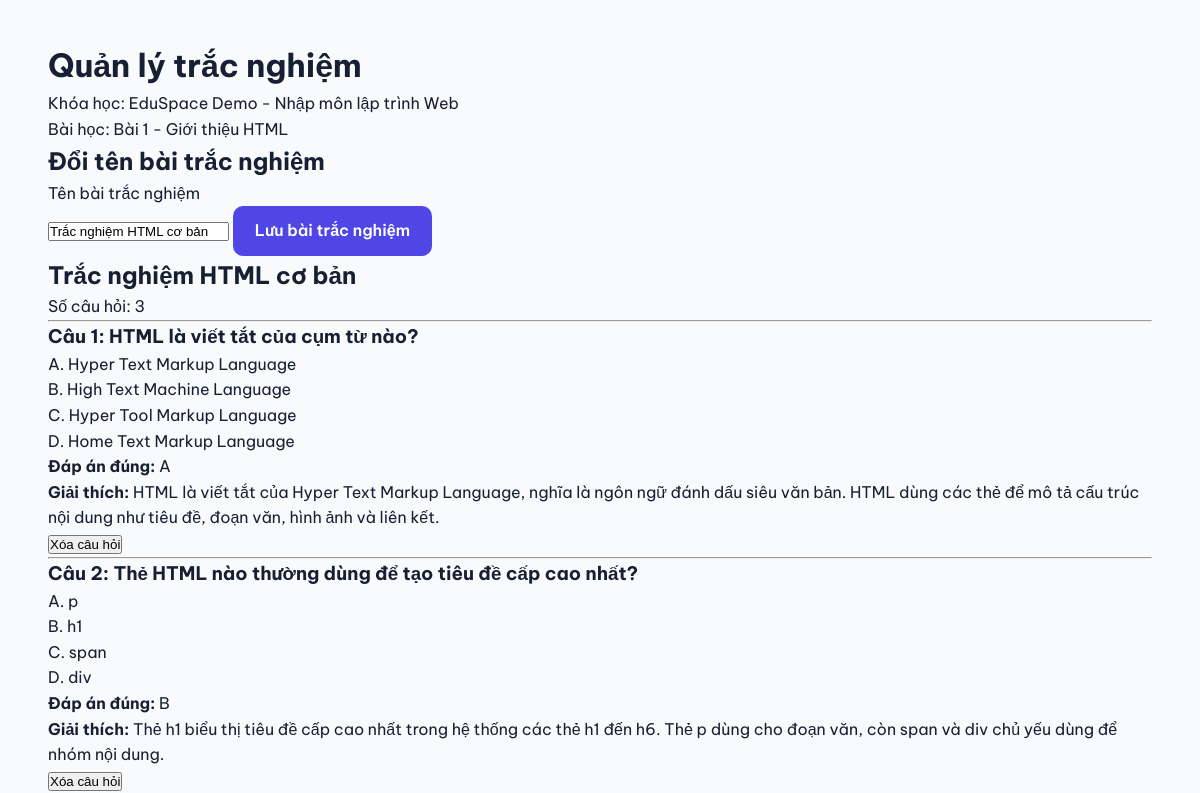
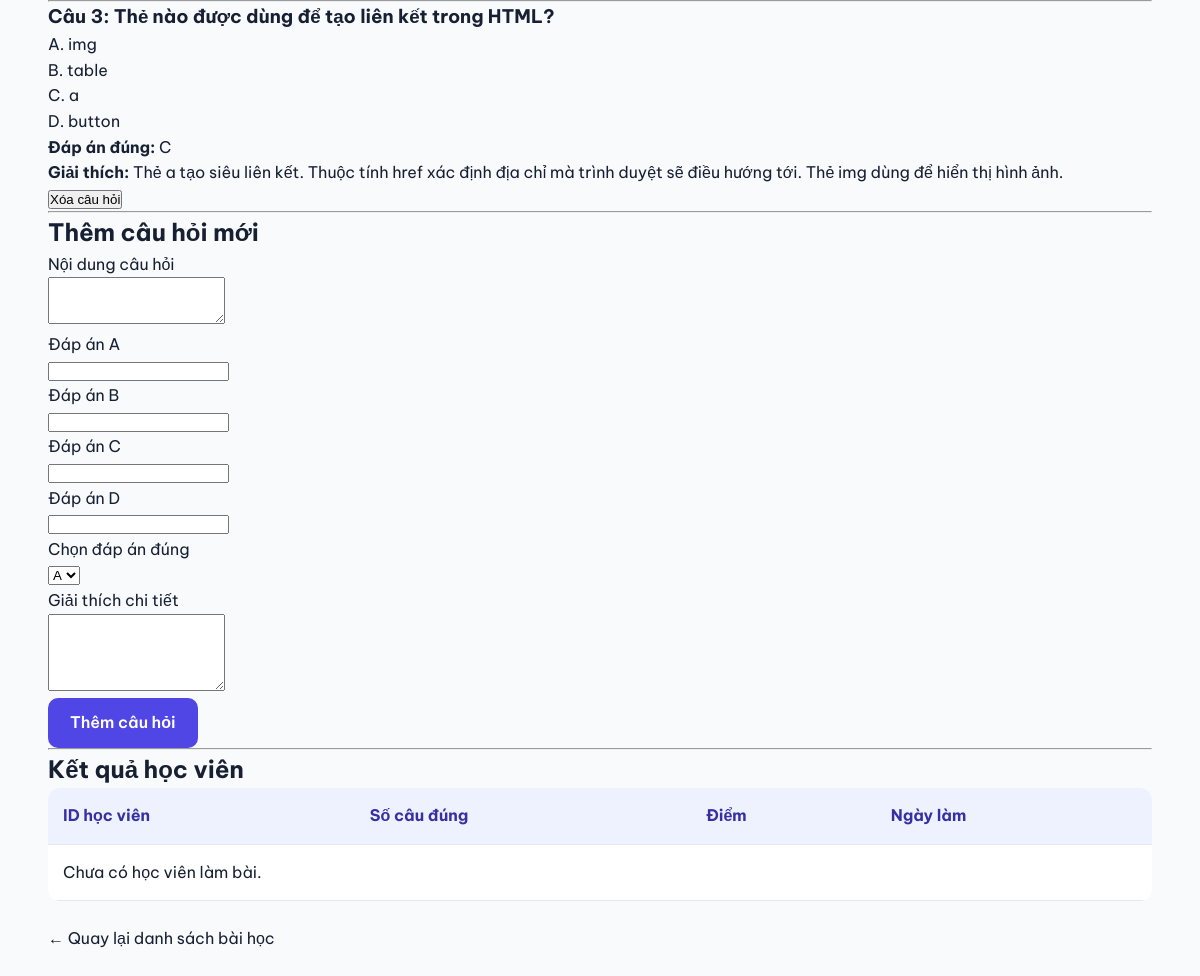
Page /teacher/quiz.php?lesson_id=10 (signed in) on the committed database (2 pictures, top to bottom).
### tables this page shows
CREATE TABLE `lessons` (
  `id` int(11) NOT NULL,
  `course_id` int(11) NOT NULL,
  `title` varchar(255) NOT NULL,
  `content` text DEFAULT NULL,
  `video_url` varchar(500) DEFAULT NULL,
  `lesson_order` int(11) NOT NULL DEFAULT 1,
  `created_at` timestamp NOT NULL DEFAULT current_timestamp()
);

CREATE TABLE `courses` (
  `id` int(11) NOT NULL,
  `teacher_id` int(11) DEFAULT NULL,
  `category` varchar(100) NOT NULL,
  `title` varchar(255) NOT NULL,
  `description` text DEFAULT NULL,
  `icon` varchar(20) DEFAULT '?',
  `color` varchar(20) DEFAULT 'blue',
  `students` int(11) DEFAULT 0,
  `teacher_name` varchar(100) DEFAULT NULL,
  `status` enum('draft','pending','approved','rejected') DEFAULT 'draft',
  `created_at` timestamp NOT NULL DEFAULT current_timestamp()
);

CREATE TABLE `quizzes` (
  `id` int(11) NOT NULL,
  `lesson_id` int(11) NOT NULL,
  `title` varchar(255) NOT NULL,
  `created_at` timestamp NOT NULL DEFAULT current_timestamp()
);

CREATE TABLE `quiz_questions` (
  `id` int(11) NOT NULL,
  `quiz_id` int(11) NOT NULL,
  `question_text` text NOT NULL,
  `option_a` text NOT NULL,
  `option_b` text NOT NULL,
  `option_c` text NOT NULL,
  `option_d` text NOT NULL,
  `correct_answer` enum('A','B','C','D') NOT NULL,
  `explanation` text NOT NULL,
  `question_order` int(11) NOT NULL DEFAULT 1
);

### teacher/quiz.php (the view, shortened to what this page needs)
<?php
require_once __DIR__ . "/../includes/auth.php";
$lessonId = filter_input(
    INPUT_GET, "lesson_id", FILTER_VALIDATE_INT
);
$teacherId = (int)$_SESSION["user_id"];
$stmt = $pdo->prepare(
    "SELECT l.id, l.title AS lesson_title,
            l.course_id, c.title AS course_title,
            c.status
     FROM lessons l
     JOIN courses c ON c.id = l.course_id
     WHERE l.id = ? AND c.teacher_id = ?
     LIMIT 1"
);
$stmt->execute([$lessonId, $teacherId]);
$lesson = $stmt->fetch(PDO::FETCH_ASSOC);
$courseId = (int)$lesson["course_id"];
$canEdit = in_array(
    $lesson["status"], ["draft", "rejected"], true
);
function e($value) {
    return htmlspecialchars(
        (string)$value, ENT_QUOTES, "UTF-8"
    );
}
$stmt = $pdo->prepare(
    "SELECT * FROM quizzes WHERE lesson_id = ?"
);
$stmt->execute([$lessonId]);
$quiz = $stmt->fetch(PDO::FETCH_ASSOC);
$questions = [];
$attempts = [];
if ($quiz) {
    $quizId = (int)$quiz["id"];
    $stmt = $pdo->prepare(
        "SELECT * FROM quiz_questions
         WHERE quiz_id = ?
         ORDER BY question_order ASC, id ASC"
    );
    $stmt->execute([$quizId]);
    $questions = $stmt->fetchAll(PDO::FETCH_ASSOC);
    $stmt = $pdo->prepare(
        "SELECT student_id, score, correct_count,
                total_questions, submitted_at
         FROM quiz_attempts
         WHERE quiz_id = ?
         ORDER BY submitted_at DESC, id DESC"
    );
    $stmt->execute([$quizId]);
    $attempts = $stmt->fetchAll(PDO::FETCH_ASSOC);
}
?>
<!DOCTYPE html>
<html lang="vi">
<head>
<link rel="stylesheet" href="../assets/css/style.css">
</head>
<body>
<div class="container" style="padding:40px 0">
<h1>Quản lý trắc nghiệm</h1>
<p>Khóa học: <?= e($lesson["course_title"]) ?></p>
<p>Bài học: <?= e($lesson["lesson_title"]) ?></p>
<?php if ($canEdit): ?>
<h2><?= $quiz ? "Đổi tên bài trắc nghiệm" : "Tạo bài trắc nghiệm" ?></h2>
<form method="POST">
<p>Tên bài trắc nghiệm</p>
<input type="text" name="title" maxlength="255" required
 value="<?= e($quiz["title"] ?? "") ?>">
<button type="submit" class="btn btn-primary">
 Lưu bài trắc nghiệm
</button>
</form>
<?php endif; ?>
<?php if ($quiz): ?>
<h2><?= e($quiz["title"]) ?></h2>
<p>Số câu hỏi: <?= count($questions) ?></p>
<?php foreach ($questions as $index => $q): ?>
<hr>
<h3>
Câu <?= $index + 1 ?>:
<?= e($q["question_text"]) ?>
</h3>
<p>A. <?= e($q["option_a"]) ?></p>
<p>B. <?= e($q["option_b"]) ?></p>
<p>C. <?= e($q["option_c"]) ?></p>
<p>D. <?= e($q["option_d"]) ?></p>
<p><strong>Đáp án đúng:</strong>
<?= e($q["correct_answer"]) ?></p>
<p><strong>Giải thích:</strong>
<?= nl2br(e($q["explanation"])) ?></p>
<?php if ($canEdit): ?>
<form method="POST"
 onsubmit="return confirm('Xóa câu hỏi này?')">
<button type="submit">Xóa câu hỏi</button>
</form>
<?php endif; ?>
<?php endforeach; ?>
<?php if ($canEdit): ?>
<hr>
<h2>Thêm câu hỏi mới</h2>
<form method="POST">
<p>Nội dung câu hỏi</p>
<textarea name="question_text" rows="3" required></textarea>
<p>Đáp án A</p>
<input type="text" name="option_a" required>
<p>Đáp án B</p>
<input type="text" name="option_b" required>
<p>Đáp án C</p>
<input type="text" name="option_c" required>
<p>Đáp án D</p>
<input type="text" name="option_d" required>
<p>Chọn đáp án đúng</p>
<select name="correct_answer" required>
<option value="A">A</option>
</select>
<p>Giải thích chi tiết</p>
<textarea name="explanation" rows="5" required></textarea>
<p>
<button type="submit" class="btn btn-primary">
 Thêm câu hỏi
</button>
</p>
</form>
<?php endif; ?>
<hr>
<h2>Kết quả học viên</h2>
<table class="data-table">
<thead>
<tr>
<th>ID học viên</th>
<th>Số câu đúng</th>
<th>Điểm</th>
<th>Ngày làm</th>
</tr>
</thead>
<tbody>
<?php if (!$attempts): ?>
<tr><td colspan="4">Chưa có học viên làm bài.</td></tr>
<?php endif; ?>
</tbody>
</table>
<?php endif; ?>
<p style="margin-top:25px">
<a href="lessons.php?course_id=<?= $courseId ?>">
 ← Quay lại danh sách bài học
</a>
</p>
</div>
</body>
</html>

### assets/css/style.css (style rules this page uses)
:root { --primary: #4f46e5; --primary-dark: #3730a3; --text: #172033; --muted: #64748b; --background: #f8fafc; }
* { margin: 0; padding: 0; box-sizing: border-box; }
html { scroll-behavior: smooth; }
body { font-family: 'Be Vietnam Pro', Arial, sans-serif; background: var(--background); color: var(--text); line-height: 1.6; }
a { text-decoration: none; color: inherit; }
.container { width: min(1150px, 92%); margin: 0 auto; }
.btn { display: inline-block; border: none; border-radius: 10px; padding: 12px 22px; font: inherit; font-weight: 600; cursor: pointer; text-align: center; }
.btn-primary { background: var(--primary); color: white; }
.data-table { width: 100%; border-collapse: collapse; background: white; border-radius: 12px; overflow: hidden; }
.data-table th, .data-table td { padding: 15px; text-align: left; border-bottom: 1px solid #e2e8f0; }
.data-table th { background: #eef2ff; color: #3730a3; }

### rows in the picture
lessons: course.title "EduSpace Demo - Nhập môn lập trình Web", title "Bài 1 - Giới thiệu HTML"
quizzes: title "Trắc nghiệm HTML cơ bản"
quiz_questions: question_text "HTML là viết tắt của cụm từ nào?", option_a "Hyper Text Markup Language", option_b "High Text Machine Language", option_c "Hyper Tool Markup Language", option_d "Home Text Markup Language", correct_answer "A", explanation "HTML là viết tắt của Hyper Text Markup Language, nghĩa là ngôn ngữ đánh dấu siêu văn bản. HTML dùng các thẻ để mô tả cấu trúc nội dung như tiêu đề, đoạn văn, hình ảnh và liên kết."
quiz_questions: question_text "Thẻ HTML nào thường dùng để tạo tiêu đề cấp cao nhất?", option_a "p", option_b "h1", option_c "span", option_d "div", correct_answer "B", explanation "Thẻ h1 biểu thị tiêu đề cấp cao nhất trong hệ thống các thẻ h1 đến h6. Thẻ p dùng cho đoạn văn, còn span và div chủ yếu dùng để nhóm nội dung."
quiz_questions: question_text "Thẻ nào được dùng để tạo liên kết trong HTML?", option_a "img", option_b "table", option_c "a", option_d "button", correct_answer "C", explanation "Thẻ a tạo siêu liên kết. Thuộc tính href xác định địa chỉ mà trình duyệt sẽ điều hướng tới. Thẻ img dùng để hiển thị hình ảnh."

### other values in the picture
count($questions) "3"
